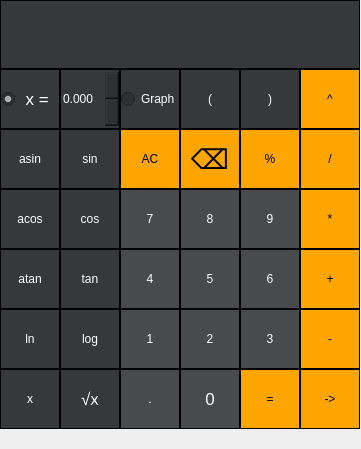
<?xml version="1.0" encoding="UTF-8"?>
<ui version="4.0">
 <class>s21_smart_calc_MW</class>
 <widget class="QMainWindow" name="s21_smart_calc_MW">
  <property name="geometry">
   <rect>
    <x>0</x>
    <y>0</y>
    <width>361</width>
    <height>449</height>
   </rect>
  </property>
  <property name="minimumSize">
   <size>
    <width>40</width>
    <height>40</height>
   </size>
  </property>
  <property name="maximumSize">
   <size>
    <width>16777215</width>
    <height>16777215</height>
   </size>
  </property>
  <property name="baseSize">
   <size>
    <width>40</width>
    <height>40</height>
   </size>
  </property>
  <property name="windowTitle">
   <string>s21_smart_calc_MW</string>
  </property>
  <widget class="QWidget" name="centralwidget">
   <widget class="QWidget" name="">
    <property name="geometry">
     <rect>
      <x>0</x>
      <y>0</y>
      <width>361</width>
      <height>431</height>
     </rect>
    </property>
    <layout class="QGridLayout" name="gridLayout">
     <property name="spacing">
      <number>0</number>
     </property>
     <item row="3" column="0">
      <widget class="QPushButton" name="pushButton_acos">
       <property name="minimumSize">
        <size>
         <width>60</width>
         <height>60</height>
        </size>
       </property>
       <property name="maximumSize">
        <size>
         <width>60</width>
         <height>60</height>
        </size>
       </property>
       <property name="baseSize">
        <size>
         <width>60</width>
         <height>60</height>
        </size>
       </property>
       <property name="styleSheet">
        <string notr="true">QPushButton {
	border:  1px solid black;
	background-color: rgba(46, 47, 48, 243);
	color: white;
}
QPushButton:pressed {
	background-color: qlineargradient(x1:0, y1:0, x2:0, y2:1, stop:0 #dadbde, stop: 1 white);
}</string>
       </property>
       <property name="text">
        <string>acos</string>
       </property>
      </widget>
     </item>
     <item row="6" column="4">
      <widget class="QPushButton" name="pushButton_ans">
       <property name="minimumSize">
        <size>
         <width>60</width>
         <height>60</height>
        </size>
       </property>
       <property name="maximumSize">
        <size>
         <width>60</width>
         <height>60</height>
        </size>
       </property>
       <property name="baseSize">
        <size>
         <width>100</width>
         <height>100</height>
        </size>
       </property>
       <property name="styleSheet">
        <string notr="true">QPushButton {
	border:  1px solid black;
	background-color: orange;
	color: black;
}
QPushButton:pressed {
	background-color: qlineargradient(x1:0, y1:0, x2:0, y2:1, stop:0 #dadbde, stop: 1 rgb(255, 138, 100));
}</string>
       </property>
       <property name="text">
        <string>=</string>
       </property>
      </widget>
     </item>
     <item row="4" column="5">
      <widget class="QPushButton" name="pushButton_plus">
       <property name="minimumSize">
        <size>
         <width>60</width>
         <height>60</height>
        </size>
       </property>
       <property name="maximumSize">
        <size>
         <width>60</width>
         <height>60</height>
        </size>
       </property>
       <property name="baseSize">
        <size>
         <width>100</width>
         <height>100</height>
        </size>
       </property>
       <property name="styleSheet">
        <string notr="true">QPushButton {
	border:  1px solid black;
	background-color: orange;
	color: black;
}
QPushButton:pressed {
	background-color: qlineargradient(x1:0, y1:0, x2:0, y2:1, stop:0 #dadbde, stop: 1 rgb(255, 138, 100));
}</string>
       </property>
       <property name="text">
        <string>+</string>
       </property>
      </widget>
     </item>
     <item row="6" column="1">
      <widget class="QPushButton" name="pushButton_sqrt">
       <property name="minimumSize">
        <size>
         <width>60</width>
         <height>60</height>
        </size>
       </property>
       <property name="maximumSize">
        <size>
         <width>60</width>
         <height>60</height>
        </size>
       </property>
       <property name="baseSize">
        <size>
         <width>100</width>
         <height>100</height>
        </size>
       </property>
       <property name="font">
        <font>
         <pointsize>13</pointsize>
        </font>
       </property>
       <property name="styleSheet">
        <string notr="true">QPushButton {
	border:  1px solid black;
	background-color: rgba(46, 47, 48, 243);
	color: white;
}
QPushButton:pressed {
	background-color: qlineargradient(x1:0, y1:0, x2:0, y2:1, stop:0 #dadbde, stop: 1 white);
}</string>
       </property>
       <property name="text">
        <string>√x</string>
       </property>
      </widget>
     </item>
     <item row="2" column="3">
      <widget class="QPushButton" name="pushButton_backspace">
       <property name="minimumSize">
        <size>
         <width>60</width>
         <height>60</height>
        </size>
       </property>
       <property name="maximumSize">
        <size>
         <width>60</width>
         <height>60</height>
        </size>
       </property>
       <property name="baseSize">
        <size>
         <width>100</width>
         <height>100</height>
        </size>
       </property>
       <property name="font">
        <font>
         <pointsize>20</pointsize>
        </font>
       </property>
       <property name="styleSheet">
        <string notr="true">QPushButton {
	border:  1px solid black;
	background-color: orange;
	color: black;
}
QPushButton:pressed {
	background-color: qlineargradient(x1:0, y1:0, x2:0, y2:1, stop:0 #dadbde, stop: 1 rgb(255, 138, 100));
}</string>
       </property>
       <property name="text">
        <string>⌫</string>
       </property>
      </widget>
     </item>
     <item row="5" column="3">
      <widget class="QPushButton" name="pushButton_num2">
       <property name="minimumSize">
        <size>
         <width>60</width>
         <height>60</height>
        </size>
       </property>
       <property name="maximumSize">
        <size>
         <width>60</width>
         <height>60</height>
        </size>
       </property>
       <property name="baseSize">
        <size>
         <width>100</width>
         <height>100</height>
        </size>
       </property>
       <property name="styleSheet">
        <string notr="true">QPushButton {
	border:  1px solid black;
	color: white;
	background-color: rgba(64, 65, 66, 242);
}
QPushButton:pressed {
	background-color: qlineargradient(x1:0, y1:0, x2:0, y2:1, stop:0 #dadbde, stop: 1 grey);
}</string>
       </property>
       <property name="text">
        <string>2</string>
       </property>
      </widget>
     </item>
     <item row="3" column="4">
      <widget class="QPushButton" name="pushButton_num9">
       <property name="minimumSize">
        <size>
         <width>60</width>
         <height>60</height>
        </size>
       </property>
       <property name="maximumSize">
        <size>
         <width>60</width>
         <height>60</height>
        </size>
       </property>
       <property name="baseSize">
        <size>
         <width>100</width>
         <height>100</height>
        </size>
       </property>
       <property name="styleSheet">
        <string notr="true">QPushButton {
	border:  1px solid black;
	color: white;
	background-color: rgba(64, 65, 66, 242);
}
QPushButton:pressed {
	background-color: qlineargradient(x1:0, y1:0, x2:0, y2:1, stop:0 #dadbde, stop: 1 grey);
}</string>
       </property>
       <property name="text">
        <string>9</string>
       </property>
      </widget>
     </item>
     <item row="4" column="2">
      <widget class="QPushButton" name="pushButton_num4">
       <property name="minimumSize">
        <size>
         <width>60</width>
         <height>60</height>
        </size>
       </property>
       <property name="maximumSize">
        <size>
         <width>60</width>
         <height>60</height>
        </size>
       </property>
       <property name="baseSize">
        <size>
         <width>100</width>
         <height>100</height>
        </size>
       </property>
       <property name="styleSheet">
        <string notr="true">QPushButton {
	border:  1px solid black;
	color: white;
	background-color: rgba(64, 65, 66, 242);
}
QPushButton:pressed {
	background-color: qlineargradient(x1:0, y1:0, x2:0, y2:1, stop:0 #dadbde, stop: 1 grey);
}</string>
       </property>
       <property name="text">
        <string>4</string>
       </property>
      </widget>
     </item>
     <item row="4" column="1">
      <widget class="QPushButton" name="pushButton_tan">
       <property name="minimumSize">
        <size>
         <width>60</width>
         <height>60</height>
        </size>
       </property>
       <property name="maximumSize">
        <size>
         <width>60</width>
         <height>60</height>
        </size>
       </property>
       <property name="baseSize">
        <size>
         <width>100</width>
         <height>100</height>
        </size>
       </property>
       <property name="styleSheet">
        <string notr="true">QPushButton {
	border:  1px solid black;
	background-color: rgba(46, 47, 48, 243);
	color: white;
}
QPushButton:pressed {
	background-color: qlineargradient(x1:0, y1:0, x2:0, y2:1, stop:0 #dadbde, stop: 1 white);
}</string>
       </property>
       <property name="text">
        <string>tan</string>
       </property>
      </widget>
     </item>
     <item row="4" column="0">
      <widget class="QPushButton" name="pushButton_atan">
       <property name="minimumSize">
        <size>
         <width>60</width>
         <height>60</height>
        </size>
       </property>
       <property name="maximumSize">
        <size>
         <width>60</width>
         <height>60</height>
        </size>
       </property>
       <property name="baseSize">
        <size>
         <width>60</width>
         <height>60</height>
        </size>
       </property>
       <property name="styleSheet">
        <string notr="true">QPushButton {
	border:  1px solid black;
	background-color: rgba(46, 47, 48, 243);
	color: white;
}
QPushButton:pressed {
	background-color: qlineargradient(x1:0, y1:0, x2:0, y2:1, stop:0 #dadbde, stop: 1 white);
}</string>
       </property>
       <property name="text">
        <string>atan</string>
       </property>
      </widget>
     </item>
     <item row="6" column="5">
      <widget class="QPushButton" name="pushButton_credit">
       <property name="minimumSize">
        <size>
         <width>60</width>
         <height>60</height>
        </size>
       </property>
       <property name="maximumSize">
        <size>
         <width>60</width>
         <height>60</height>
        </size>
       </property>
       <property name="baseSize">
        <size>
         <width>100</width>
         <height>100</height>
        </size>
       </property>
       <property name="toolTipDuration">
        <number>0</number>
       </property>
       <property name="styleSheet">
        <string notr="true">QPushButton {
	border:  1px solid black;
	background-color: orange;
	color: black;
}
QPushButton:pressed {
	background-color: qlineargradient(x1:0, y1:0, x2:0, y2:1, stop:0 #dadbde, stop: 1 rgb(255, 138, 100));
}</string>
       </property>
       <property name="text">
        <string>-&gt;</string>
       </property>
      </widget>
     </item>
     <item row="5" column="0">
      <widget class="QPushButton" name="pushButton_ln">
       <property name="minimumSize">
        <size>
         <width>60</width>
         <height>60</height>
        </size>
       </property>
       <property name="maximumSize">
        <size>
         <width>60</width>
         <height>60</height>
        </size>
       </property>
       <property name="baseSize">
        <size>
         <width>60</width>
         <height>60</height>
        </size>
       </property>
       <property name="styleSheet">
        <string notr="true">QPushButton {
	border:  1px solid black;
	background-color: rgba(46, 47, 48, 243);
	color: white;
}
QPushButton:pressed {
	background-color: qlineargradient(x1:0, y1:0, x2:0, y2:1, stop:0 #dadbde, stop: 1 white);
}</string>
       </property>
       <property name="text">
        <string>ln</string>
       </property>
      </widget>
     </item>
     <item row="3" column="2">
      <widget class="QPushButton" name="pushButton_num7">
       <property name="minimumSize">
        <size>
         <width>60</width>
         <height>60</height>
        </size>
       </property>
       <property name="maximumSize">
        <size>
         <width>60</width>
         <height>60</height>
        </size>
       </property>
       <property name="baseSize">
        <size>
         <width>100</width>
         <height>100</height>
        </size>
       </property>
       <property name="styleSheet">
        <string notr="true">QPushButton {
	border:  1px solid black;
	color: white;
	background-color: rgba(64, 65, 66, 242);
}
QPushButton:pressed {
	background-color: qlineargradient(x1:0, y1:0, x2:0, y2:1, stop:0 #dadbde, stop: 1 grey);
}</string>
       </property>
       <property name="text">
        <string>7</string>
       </property>
      </widget>
     </item>
     <item row="4" column="3">
      <widget class="QPushButton" name="pushButton_num5">
       <property name="minimumSize">
        <size>
         <width>60</width>
         <height>60</height>
        </size>
       </property>
       <property name="maximumSize">
        <size>
         <width>60</width>
         <height>60</height>
        </size>
       </property>
       <property name="baseSize">
        <size>
         <width>100</width>
         <height>100</height>
        </size>
       </property>
       <property name="styleSheet">
        <string notr="true">QPushButton {
	border:  1px solid black;
	color: white;
	background-color: rgba(64, 65, 66, 242);
}
QPushButton:pressed {
	background-color: qlineargradient(x1:0, y1:0, x2:0, y2:1, stop:0 #dadbde, stop: 1 grey);
}</string>
       </property>
       <property name="text">
        <string>5</string>
       </property>
      </widget>
     </item>
     <item row="5" column="2">
      <widget class="QPushButton" name="pushButton_num1">
       <property name="minimumSize">
        <size>
         <width>60</width>
         <height>60</height>
        </size>
       </property>
       <property name="maximumSize">
        <size>
         <width>60</width>
         <height>60</height>
        </size>
       </property>
       <property name="baseSize">
        <size>
         <width>100</width>
         <height>100</height>
        </size>
       </property>
       <property name="styleSheet">
        <string notr="true">QPushButton {
	border:  1px solid black;
	color: white;
	background-color: rgba(64, 65, 66, 242);
}
QPushButton:pressed {
	background-color: qlineargradient(x1:0, y1:0, x2:0, y2:1, stop:0 #dadbde, stop: 1 grey);
}</string>
       </property>
       <property name="text">
        <string>1</string>
       </property>
      </widget>
     </item>
     <item row="5" column="4">
      <widget class="QPushButton" name="pushButton_num3">
       <property name="minimumSize">
        <size>
         <width>60</width>
         <height>60</height>
        </size>
       </property>
       <property name="maximumSize">
        <size>
         <width>60</width>
         <height>60</height>
        </size>
       </property>
       <property name="baseSize">
        <size>
         <width>100</width>
         <height>100</height>
        </size>
       </property>
       <property name="styleSheet">
        <string notr="true">QPushButton {
	border:  1px solid black;
	color: white;
	background-color: rgba(64, 65, 66, 242);
}
QPushButton:pressed {
	background-color: qlineargradient(x1:0, y1:0, x2:0, y2:1, stop:0 #dadbde, stop: 1 grey);
}</string>
       </property>
       <property name="text">
        <string>3</string>
       </property>
      </widget>
     </item>
     <item row="2" column="2">
      <widget class="QPushButton" name="pushButton_clear">
       <property name="minimumSize">
        <size>
         <width>60</width>
         <height>60</height>
        </size>
       </property>
       <property name="maximumSize">
        <size>
         <width>60</width>
         <height>60</height>
        </size>
       </property>
       <property name="baseSize">
        <size>
         <width>100</width>
         <height>100</height>
        </size>
       </property>
       <property name="styleSheet">
        <string notr="true">QPushButton {
	border:  1px solid black;
	background-color: orange;
	color: black;
}
QPushButton:pressed {
	background-color: qlineargradient(x1:0, y1:0, x2:0, y2:1, stop:0 #dadbde, stop: 1 rgb(255, 138, 100));
}</string>
       </property>
       <property name="text">
        <string>AC</string>
       </property>
      </widget>
     </item>
     <item row="3" column="3">
      <widget class="QPushButton" name="pushButton_num8">
       <property name="minimumSize">
        <size>
         <width>60</width>
         <height>60</height>
        </size>
       </property>
       <property name="maximumSize">
        <size>
         <width>60</width>
         <height>60</height>
        </size>
       </property>
       <property name="baseSize">
        <size>
         <width>100</width>
         <height>100</height>
        </size>
       </property>
       <property name="styleSheet">
        <string notr="true">QPushButton {
	border:  1px solid black;
	color: white;
	background-color: rgba(64, 65, 66, 242);
}
QPushButton:pressed {
	background-color: qlineargradient(x1:0, y1:0, x2:0, y2:1, stop:0 #dadbde, stop: 1 grey);
}</string>
       </property>
       <property name="text">
        <string>8</string>
       </property>
      </widget>
     </item>
     <item row="5" column="5">
      <widget class="QPushButton" name="pushButton_minus">
       <property name="minimumSize">
        <size>
         <width>60</width>
         <height>60</height>
        </size>
       </property>
       <property name="maximumSize">
        <size>
         <width>60</width>
         <height>60</height>
        </size>
       </property>
       <property name="baseSize">
        <size>
         <width>100</width>
         <height>100</height>
        </size>
       </property>
       <property name="styleSheet">
        <string notr="true">QPushButton {
	border:  1px solid black;
	background-color: orange;
	color: black;
}
QPushButton:pressed {
	background-color: qlineargradient(x1:0, y1:0, x2:0, y2:1, stop:0 #dadbde, stop: 1 rgb(255, 138, 100));
}</string>
       </property>
       <property name="text">
        <string>-</string>
       </property>
      </widget>
     </item>
     <item row="2" column="1">
      <widget class="QPushButton" name="pushButton_sin">
       <property name="minimumSize">
        <size>
         <width>60</width>
         <height>60</height>
        </size>
       </property>
       <property name="maximumSize">
        <size>
         <width>60</width>
         <height>60</height>
        </size>
       </property>
       <property name="baseSize">
        <size>
         <width>100</width>
         <height>100</height>
        </size>
       </property>
       <property name="styleSheet">
        <string notr="true">QPushButton {
	border:  1px solid black;
	background-color: rgba(46, 47, 48, 243);
	color: white;
}
QPushButton:pressed {
	background-color: qlineargradient(x1:0, y1:0, x2:0, y2:1, stop:0 #dadbde, stop: 1 white);
}</string>
       </property>
       <property name="text">
        <string>sin</string>
       </property>
      </widget>
     </item>
     <item row="6" column="0">
      <widget class="QPushButton" name="pushButton_x">
       <property name="minimumSize">
        <size>
         <width>60</width>
         <height>60</height>
        </size>
       </property>
       <property name="maximumSize">
        <size>
         <width>60</width>
         <height>60</height>
        </size>
       </property>
       <property name="baseSize">
        <size>
         <width>60</width>
         <height>60</height>
        </size>
       </property>
       <property name="styleSheet">
        <string notr="true">QPushButton {
	border:  1px solid black;
	background-color: rgba(46, 47, 48, 243);
	color: white;
}
QPushButton:pressed {
	background-color: qlineargradient(x1:0, y1:0, x2:0, y2:1, stop:0 #dadbde, stop: 1 white);
}</string>
       </property>
       <property name="text">
        <string>x</string>
       </property>
      </widget>
     </item>
     <item row="1" column="4">
      <widget class="QPushButton" name="pushButton_braceC">
       <property name="minimumSize">
        <size>
         <width>60</width>
         <height>60</height>
        </size>
       </property>
       <property name="maximumSize">
        <size>
         <width>60</width>
         <height>60</height>
        </size>
       </property>
       <property name="styleSheet">
        <string notr="true">QPushButton {
	border:  1px solid black;
	background-color: rgba(46, 47, 48, 243);
	color: white;
}
QPushButton:pressed {
	background-color: qlineargradient(x1:0, y1:0, x2:0, y2:1, stop:0 #dadbde, stop: 1 white);
}</string>
       </property>
       <property name="text">
        <string>)</string>
       </property>
      </widget>
     </item>
     <item row="5" column="1">
      <widget class="QPushButton" name="pushButton_log">
       <property name="minimumSize">
        <size>
         <width>60</width>
         <height>60</height>
        </size>
       </property>
       <property name="maximumSize">
        <size>
         <width>60</width>
         <height>60</height>
        </size>
       </property>
       <property name="baseSize">
        <size>
         <width>100</width>
         <height>100</height>
        </size>
       </property>
       <property name="styleSheet">
        <string notr="true">QPushButton {
	border:  1px solid black;
	background-color: rgba(46, 47, 48, 243);
	color: white;
}
QPushButton:pressed {
	background-color: qlineargradient(x1:0, y1:0, x2:0, y2:1, stop:0 #dadbde, stop: 1 white);
}</string>
       </property>
       <property name="text">
        <string>log</string>
       </property>
      </widget>
     </item>
     <item row="3" column="1">
      <widget class="QPushButton" name="pushButton_cos">
       <property name="minimumSize">
        <size>
         <width>60</width>
         <height>60</height>
        </size>
       </property>
       <property name="maximumSize">
        <size>
         <width>60</width>
         <height>60</height>
        </size>
       </property>
       <property name="baseSize">
        <size>
         <width>100</width>
         <height>100</height>
        </size>
       </property>
       <property name="styleSheet">
        <string notr="true">QPushButton {
	border:  1px solid black;
	background-color: rgba(46, 47, 48, 243);
	color: white;
}
QPushButton:pressed {
	background-color: qlineargradient(x1:0, y1:0, x2:0, y2:1, stop:0 #dadbde, stop: 1 white);
}</string>
       </property>
       <property name="text">
        <string>cos</string>
       </property>
      </widget>
     </item>
     <item row="1" column="0">
      <widget class="QRadioButton" name="radioButton_2">
       <property name="minimumSize">
        <size>
         <width>60</width>
         <height>60</height>
        </size>
       </property>
       <property name="maximumSize">
        <size>
         <width>200</width>
         <height>200</height>
        </size>
       </property>
       <property name="baseSize">
        <size>
         <width>60</width>
         <height>60</height>
        </size>
       </property>
       <property name="font">
        <font>
         <pointsize>13</pointsize>
        </font>
       </property>
       <property name="toolTipDuration">
        <number>-1</number>
       </property>
       <property name="styleSheet">
        <string notr="true">QRadioButton {
	border:  1px solid black;
	background-color: rgba(46, 47, 48, 243);
	color: white;
}
</string>
       </property>
       <property name="text">
        <string> x =</string>
       </property>
       <property name="iconSize">
        <size>
         <width>10</width>
         <height>10</height>
        </size>
       </property>
       <property name="checked">
        <bool>true</bool>
       </property>
      </widget>
     </item>
     <item row="1" column="5">
      <widget class="QPushButton" name="pushButton_pow">
       <property name="minimumSize">
        <size>
         <width>60</width>
         <height>60</height>
        </size>
       </property>
       <property name="maximumSize">
        <size>
         <width>60</width>
         <height>60</height>
        </size>
       </property>
       <property name="styleSheet">
        <string notr="true">QPushButton {
	border:  1px solid black;
	background-color: orange;
	color: black;
}
QPushButton:pressed {
	background-color: qlineargradient(x1:0, y1:0, x2:0, y2:1, stop:0 #dadbde, stop: 1 rgb(255, 138, 100));
}</string>
       </property>
       <property name="text">
        <string>^</string>
       </property>
      </widget>
     </item>
     <item row="4" column="4">
      <widget class="QPushButton" name="pushButton_num6">
       <property name="minimumSize">
        <size>
         <width>60</width>
         <height>60</height>
        </size>
       </property>
       <property name="maximumSize">
        <size>
         <width>60</width>
         <height>60</height>
        </size>
       </property>
       <property name="baseSize">
        <size>
         <width>100</width>
         <height>100</height>
        </size>
       </property>
       <property name="styleSheet">
        <string notr="true">QPushButton {
	border:  1px solid black;
	color: white;
	background-color: rgba(64, 65, 66, 242);
}
QPushButton:pressed {
	background-color: qlineargradient(x1:0, y1:0, x2:0, y2:1, stop:0 #dadbde, stop: 1 grey);
}</string>
       </property>
       <property name="text">
        <string>6</string>
       </property>
      </widget>
     </item>
     <item row="2" column="0">
      <widget class="QPushButton" name="pushButton_asin">
       <property name="minimumSize">
        <size>
         <width>60</width>
         <height>60</height>
        </size>
       </property>
       <property name="maximumSize">
        <size>
         <width>60</width>
         <height>60</height>
        </size>
       </property>
       <property name="baseSize">
        <size>
         <width>60</width>
         <height>60</height>
        </size>
       </property>
       <property name="styleSheet">
        <string notr="true">QPushButton {
	border:  1px solid black;
	background-color: rgba(46, 47, 48, 243);
	color: white;
}
QPushButton:pressed {
	background-color: qlineargradient(x1:0, y1:0, x2:0, y2:1, stop:0 #dadbde, stop: 1 white);
}</string>
       </property>
       <property name="text">
        <string>asin</string>
       </property>
      </widget>
     </item>
     <item row="2" column="4">
      <widget class="QPushButton" name="pushButton_mod">
       <property name="minimumSize">
        <size>
         <width>60</width>
         <height>60</height>
        </size>
       </property>
       <property name="maximumSize">
        <size>
         <width>60</width>
         <height>60</height>
        </size>
       </property>
       <property name="baseSize">
        <size>
         <width>100</width>
         <height>100</height>
        </size>
       </property>
       <property name="styleSheet">
        <string notr="true">QPushButton {
	border:  1px solid black;
	background-color: orange;
	color: black;
}
QPushButton:pressed {
	background-color: qlineargradient(x1:0, y1:0, x2:0, y2:1, stop:0 #dadbde, stop: 1 rgb(255, 138, 100));
}</string>
       </property>
       <property name="text">
        <string>%</string>
       </property>
      </widget>
     </item>
     <item row="2" column="5">
      <widget class="QPushButton" name="pushButton_div">
       <property name="minimumSize">
        <size>
         <width>60</width>
         <height>60</height>
        </size>
       </property>
       <property name="maximumSize">
        <size>
         <width>60</width>
         <height>60</height>
        </size>
       </property>
       <property name="baseSize">
        <size>
         <width>100</width>
         <height>100</height>
        </size>
       </property>
       <property name="styleSheet">
        <string notr="true">QPushButton {
	border:  1px solid black;
	background-color: orange;
	color: black;
}
QPushButton:pressed {
	background-color: qlineargradient(x1:0, y1:0, x2:0, y2:1, stop:0 #dadbde, stop: 1 rgb(255, 138, 100));
}</string>
       </property>
       <property name="text">
        <string>/</string>
       </property>
      </widget>
     </item>
     <item row="3" column="5">
      <widget class="QPushButton" name="pushButton_mult">
       <property name="minimumSize">
        <size>
         <width>60</width>
         <height>60</height>
        </size>
       </property>
       <property name="maximumSize">
        <size>
         <width>60</width>
         <height>60</height>
        </size>
       </property>
       <property name="baseSize">
        <size>
         <width>100</width>
         <height>100</height>
        </size>
       </property>
       <property name="styleSheet">
        <string notr="true">QPushButton {
	border:  1px solid black;
	background-color: orange;
	color: black;
}
QPushButton:pressed {
	background-color: qlineargradient(x1:0, y1:0, x2:0, y2:1, stop:0 #dadbde, stop: 1 rgb(255, 138, 100));
}</string>
       </property>
       <property name="text">
        <string>*</string>
       </property>
      </widget>
     </item>
     <item row="6" column="3">
      <widget class="QPushButton" name="pushButton_num0">
       <property name="minimumSize">
        <size>
         <width>60</width>
         <height>60</height>
        </size>
       </property>
       <property name="maximumSize">
        <size>
         <width>60</width>
         <height>60</height>
        </size>
       </property>
       <property name="font">
        <font>
         <pointsize>13</pointsize>
        </font>
       </property>
       <property name="styleSheet">
        <string notr="true">QPushButton {
	border:  1px solid black;
	color: white;
	background-color: rgba(64, 65, 66, 242);
}
QPushButton:pressed {
	background-color: qlineargradient(x1:0, y1:0, x2:0, y2:1, stop:0 #dadbde, stop: 1 grey);
}</string>
       </property>
       <property name="text">
        <string>0</string>
       </property>
      </widget>
     </item>
     <item row="1" column="1">
      <widget class="QDoubleSpinBox" name="doubleSpinBox">
       <property name="minimumSize">
        <size>
         <width>60</width>
         <height>60</height>
        </size>
       </property>
       <property name="maximumSize">
        <size>
         <width>60</width>
         <height>60</height>
        </size>
       </property>
       <property name="baseSize">
        <size>
         <width>60</width>
         <height>60</height>
        </size>
       </property>
       <property name="styleSheet">
        <string notr="true">QDoubleSpinBox {
	border:  1px solid black;
	background-color: rgba(46, 47, 48, 243);
	color: white;
}
QDoubleSpinBox:hover {
	background-color: qlineargradient(x1:0, y1:0, x2:0, y2:1, stop:0 #dadbde, stop: 1 grey);
}</string>
       </property>
       <property name="decimals">
        <number>3</number>
       </property>
       <property name="minimum">
        <double>-1000000000.000000000000000</double>
       </property>
       <property name="maximum">
        <double>1000000000.000000000000000</double>
       </property>
      </widget>
     </item>
     <item row="1" column="3">
      <widget class="QPushButton" name="pushButton_braceO">
       <property name="minimumSize">
        <size>
         <width>60</width>
         <height>60</height>
        </size>
       </property>
       <property name="maximumSize">
        <size>
         <width>60</width>
         <height>60</height>
        </size>
       </property>
       <property name="styleSheet">
        <string notr="true">QPushButton {
	border:  1px solid black;
	background-color: rgba(46, 47, 48, 243);
	color: white;
}
QPushButton:pressed {
	background-color: qlineargradient(x1:0, y1:0, x2:0, y2:1, stop:0 #dadbde, stop: 1 white);
}</string>
       </property>
       <property name="text">
        <string>(</string>
       </property>
      </widget>
     </item>
     <item row="1" column="2">
      <widget class="QRadioButton" name="radioButton">
       <property name="sizePolicy">
        <sizepolicy hsizetype="Minimum" vsizetype="Fixed">
         <horstretch>0</horstretch>
         <verstretch>50</verstretch>
        </sizepolicy>
       </property>
       <property name="minimumSize">
        <size>
         <width>60</width>
         <height>60</height>
        </size>
       </property>
       <property name="maximumSize">
        <size>
         <width>123456</width>
         <height>16777215</height>
        </size>
       </property>
       <property name="styleSheet">
        <string notr="true">QRadioButton {
	border:  1px solid black;
	background-color: rgba(46, 47, 48, 243);
	color: white;
}
</string>
       </property>
       <property name="text">
        <string>Graph</string>
       </property>
       <property name="checked">
        <bool>false</bool>
       </property>
      </widget>
     </item>
     <item row="6" column="2">
      <widget class="QPushButton" name="pushButton_dot">
       <property name="minimumSize">
        <size>
         <width>60</width>
         <height>60</height>
        </size>
       </property>
       <property name="maximumSize">
        <size>
         <width>60</width>
         <height>60</height>
        </size>
       </property>
       <property name="baseSize">
        <size>
         <width>100</width>
         <height>100</height>
        </size>
       </property>
       <property name="styleSheet">
        <string notr="true">QPushButton {
	border:  1px solid black;
	color: white;
	background-color: rgba(64, 65, 66, 242);
}
QPushButton:pressed {
	background-color: qlineargradient(x1:0, y1:0, x2:0, y2:1, stop:0 #dadbde, stop: 1 grey);
}</string>
       </property>
       <property name="text">
        <string>.</string>
       </property>
      </widget>
     </item>
     <item row="0" column="0" colspan="6">
      <widget class="QLabel" name="label">
       <property name="minimumSize">
        <size>
         <width>334</width>
         <height>69</height>
        </size>
       </property>
       <property name="maximumSize">
        <size>
         <width>382</width>
         <height>69</height>
        </size>
       </property>
       <property name="font">
        <font>
         <pointsize>20</pointsize>
        </font>
       </property>
       <property name="toolTipDuration">
        <number>-1</number>
       </property>
       <property name="autoFillBackground">
        <bool>false</bool>
       </property>
       <property name="styleSheet">
        <string notr="true">QLabel {
	border: 1px solid black;
	color: white;
	background-color:rgba(46, 47, 48, 243);
}</string>
       </property>
       <property name="lineWidth">
        <number>1</number>
       </property>
       <property name="text">
        <string/>
       </property>
       <property name="textFormat">
        <enum>Qt::PlainText</enum>
       </property>
       <property name="scaledContents">
        <bool>true</bool>
       </property>
       <property name="alignment">
        <set>Qt::AlignRight|Qt::AlignTrailing|Qt::AlignVCenter</set>
       </property>
      </widget>
     </item>
    </layout>
   </widget>
  </widget>
  <widget class="QStatusBar" name="statusbar">
   <property name="maximumSize">
    <size>
     <width>16777215</width>
     <height>20</height>
    </size>
   </property>
   <property name="sizeGripEnabled">
    <bool>false</bool>
   </property>
  </widget>
 </widget>
 <resources/>
 <connections/>
 <buttongroups>
  <buttongroup name="buttonGroup"/>
 </buttongroups>
</ui>
